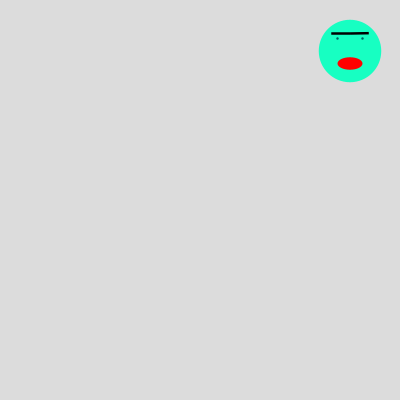
Frame 1 (no input)
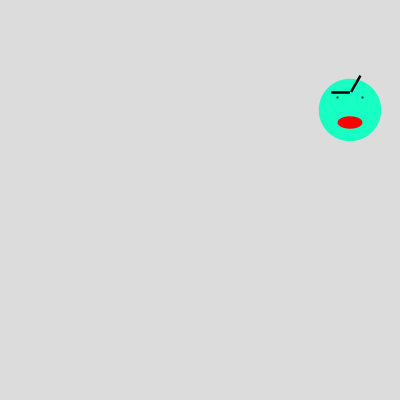
Frame 60 (the mouse pressed at the canvas centre just before this capture)
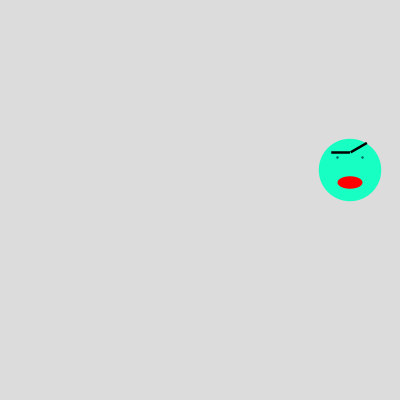
Frame 120 (the mouse held since frame 60 and released just before this capture)

The Processing sketch that drew these frames (run headless with seeded random() and noise(); from frame 60 on, the mouse is pressed at the canvas centre):

// Processing sketch: Intro_to_Functions_Animated_More
// ── Intro_to_Functions_Animated_More.pde
//Set up global variables here
float mrBigXPosition;
float mrSmallYPosition;
float mrSmallSpeed;
float eyeBrowAngle;

void setup() {
  size(400, 400);
  mrBigXPosition = 50;
  mrSmallYPosition = 50;
  mrSmallSpeed = 1;
  eyeBrowAngle= 0;
}

void draw() {

  
  background(220);
  
  eyeBrowAngle = eyeBrowAngle+1;
  if (eyeBrowAngle >= 90) {
    eyeBrowAngle = 0;
  }
  
  mrSmallYPosition = mrSmallYPosition + mrSmallSpeed;
  
  drawCharacter(350,mrSmallYPosition,0.25, -eyeBrowAngle); //small
  //drawCharacter(mouseX,mouseY,0.5);


  
}

/*
This function draws the angry character to the screen

Returns: none

Parameters:
xPostIn:  float - x positition of the character drawn to screen
yPostIn:  float - y positition of the character drawn to screen
sizeIn:   float - the size of the character on the screen
*/
void drawCharacter(float xPosIn, float yPosIn, float sizeIn, float eyebrowAngleIn) {
  
  float faceSize;
  if (sizeIn <= 0) {
    faceSize = 1;
  }else {
    faceSize = sizeIn;
  }
  
  
  float xPosition = xPosIn/faceSize;
  float yPosition = yPosIn/faceSize;
  
  float eyebrowAngle;
  if (eyebrowAngleIn < -90) {
    eyebrowAngle = 0;
  }else {
   eyebrowAngle = eyebrowAngleIn;
  }
  
  
  scale(faceSize);
  noStroke();
  
  //Face
  fill(23,255,194);
  circle(xPosition,yPosition,250);
  
  //Eyes
  fill(0,100,100);
  circle(xPosition+50,yPosition-50,10);  
  circle(xPosition-50,yPosition-50,10);  //Left Eye
  
  //Mouth
  fill(255,0,0);
  ellipse(xPosition,yPosition+50,100,50);
  
  
  //Eyebrows
  fill(0);
  rect(xPosition-75,yPosition-75,75,10);
  
  translate(xPosition, yPosition-75);
  rotate(radians(eyebrowAngle));
  rect(0,0,75,10);
  
  resetMatrix();
  
}
